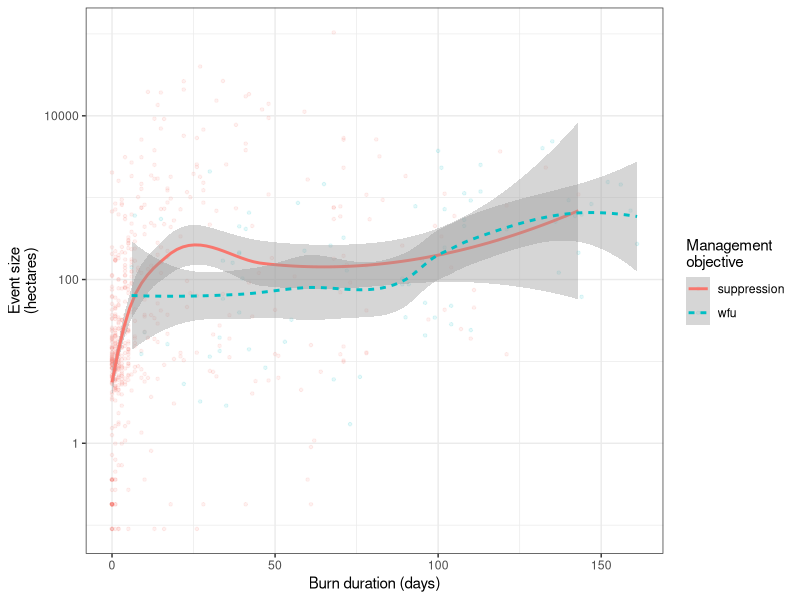
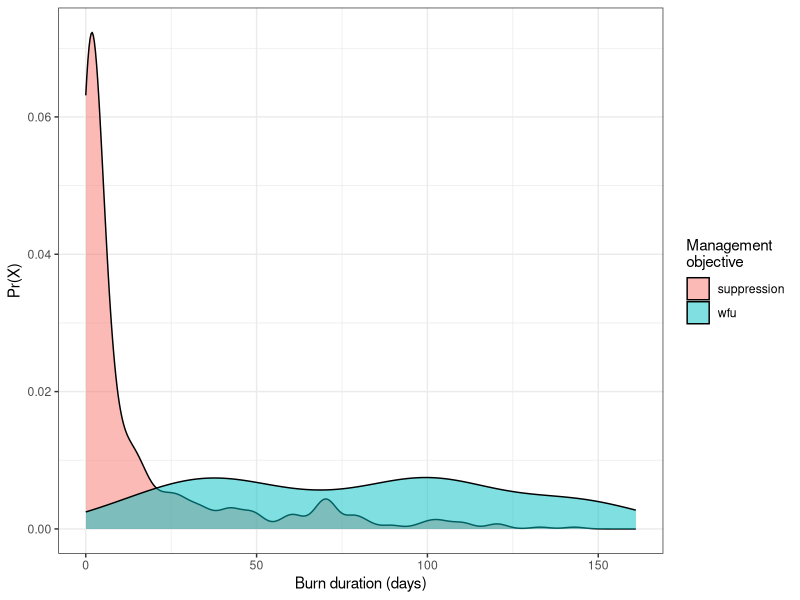
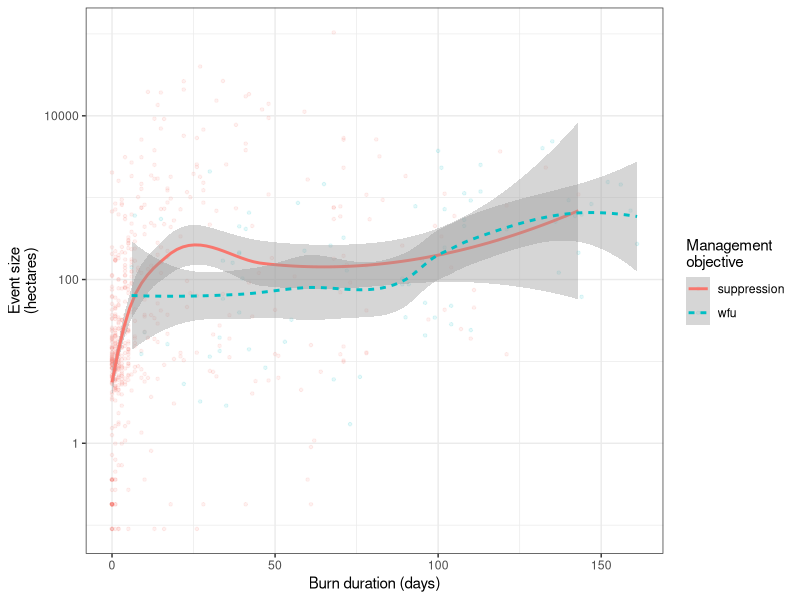
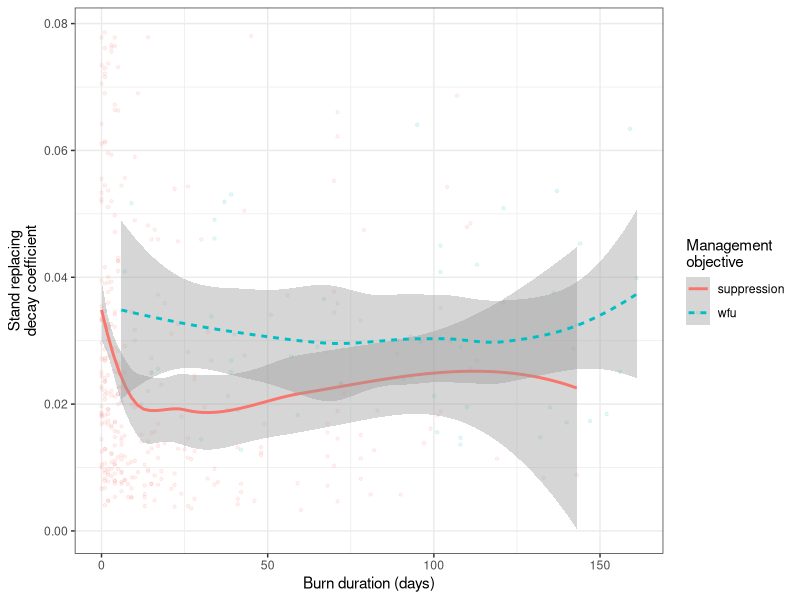
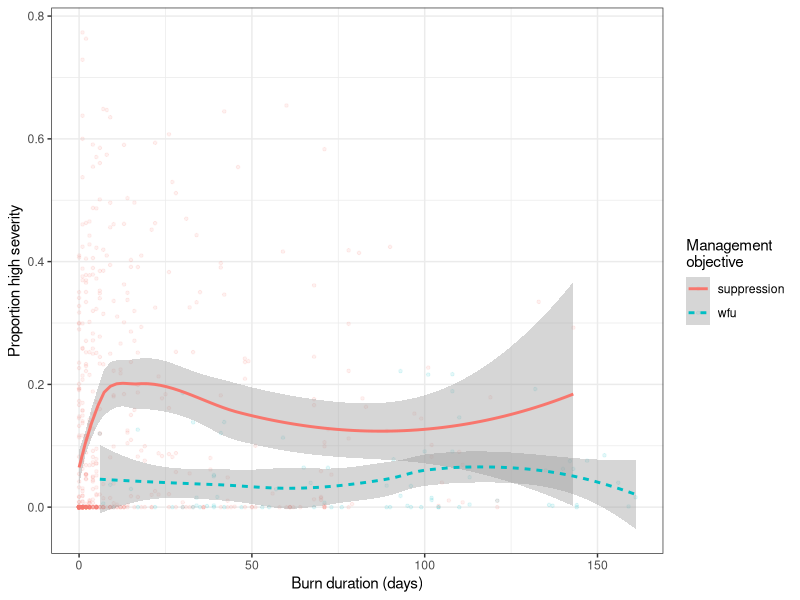
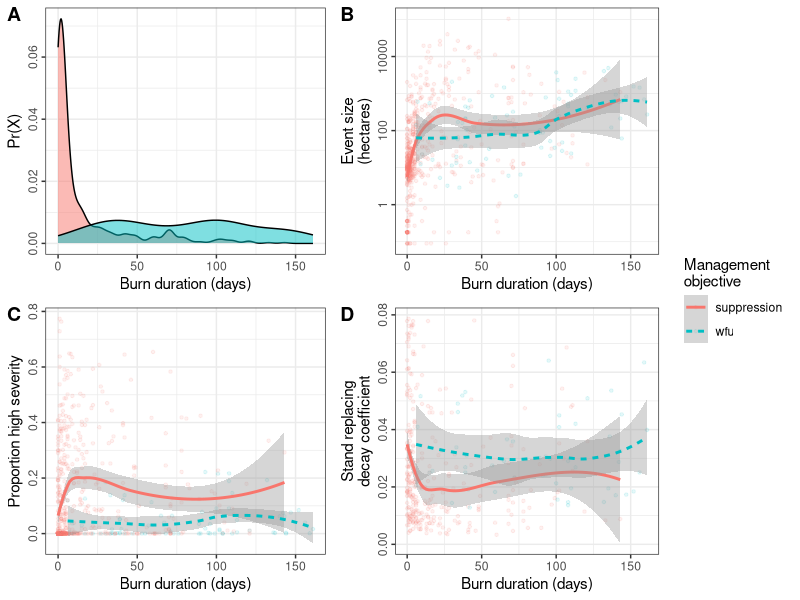

Reproduce these figures in R, in order.
# Load libraries
library(tidyverse)
library(sf)
library(lubridate)
library(cowplot)

fires <- 
  read_csv("data/data_output/merged-data-and-derived-variables.csv") %>% 
  dplyr::mutate(wfu_survived_ia = case_when(objective == "wfu" ~ "wfu",
                                            objective == "suppression" & survived_ia == 1 ~ "survived IA",
                                            objective == "suppression" & survived_ia == 0 ~ "extinguished during IA")) %>% 
  dplyr::filter(prop_ypmc > 0.5)

duration_distribution <-
  ggplot(fires, aes(x = burn_duration, fill = objective)) +
  geom_density(alpha = 0.5) +
  theme_bw() +
  labs(x = "Burn duration (days)",
       y = "Pr(X)",
       fill = "Management\nobjective")


ggsave(plot = duration_distribution, filename = "figures/burn-duration-density-plot-by-objective.png")

event_size_v_duration <-
  ggplot(fires, aes(x = burn_duration, y = fire_area_m2 / 10000, lty = objective, color = objective)) +
  geom_point(alpha = 0.1, cex = 0.9) +
  geom_smooth() +
  theme_bw() +
  scale_y_log10(labels = function(x) sprintf("%.0f", x)) +
  labs(x = "Burn duration (days)",
       y = "Event size\n(hectares)",
       lty = "Management\nobjective",
       color = "Management\nobjective")

event_size_v_duration

ggsave(plot = event_size_v_duration, filename = "figures/burn-duration-vs-event-size-by-objective.png")



sdc_v_duration <-
  ggplot(fires, aes(x = burn_duration, y = sdc, lty = objective, color = objective)) +
  geom_point(alpha = 0.1, cex = 0.9) +
  geom_smooth() +
  theme_bw() +
  labs(x = "Burn duration (days)",
       y = "Stand replacing\ndecay coefficient",
       lty = "Management\nobjective",
       color = "Management\nobjective")

ggsave(plot = sdc_v_duration, filename = "figures/burn-duration-vs-sdc-by-objective.png")

prop_high_v_duration <- 
  ggplot(fires, aes(x = burn_duration, y = prop_high, lty = objective, color = objective)) +
  geom_point(alpha = 0.1, cex = 0.9) +
  geom_smooth() +
  theme_bw() +
  labs(x = "Burn duration (days)",
       y = "Proportion high severity",
       lty = "Management\nobjective",
       color = "Management\nobjective") +
  theme()


ggsave(plot = prop_high_v_duration, filename = "figures/burn-duration-vs-proportion-high-severity-by-objective.png")


duration_distribution_no_legend <- duration_distribution + theme(legend.position = "none", axis.text.y = element_text(angle = 90, hjust = 0.5))
event_size_v_duration_no_legend <- event_size_v_duration + theme(legend.position = "none", axis.text.y = element_text(angle = 90, hjust = 0.5))
sdc_v_duration_no_legend <- sdc_v_duration + theme(legend.position = "none", axis.text.y = element_text(angle = 90, hjust = 0.5)) 
prop_high_v_duration_no_legend <- prop_high_v_duration + theme(legend.position = "none", axis.text.y = element_text(angle = 90, hjust = 0.5))

shared_legend <- get_legend(sdc_v_duration)

# build grid without legends
pgrid <- plot_grid(duration_distribution_no_legend, 
                   event_size_v_duration_no_legend, 
                   prop_high_v_duration_no_legend, 
                   sdc_v_duration_no_legend,
                   ncol = 2,
                   labels = LETTERS[1:4])
# add legend
panel_plot <- plot_grid(pgrid, shared_legend, ncol = 2, rel_widths = c(1, 0.2))

ggsave(plot = panel_plot, filename = "figures/burn-duration-4-panel.png", height = 5, width = 6, units = "in")
